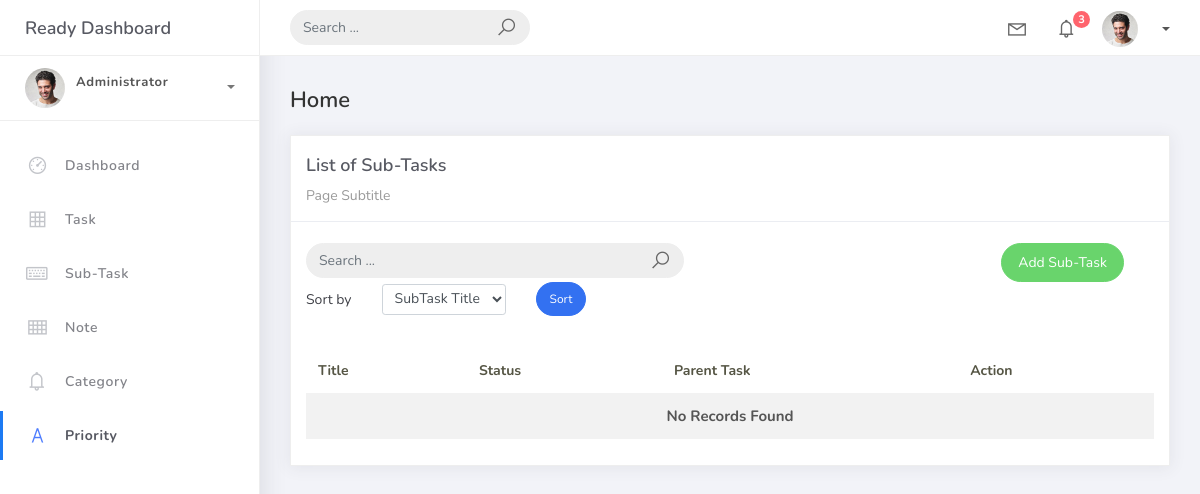
The page /subtask_list on the database as committed earlier.
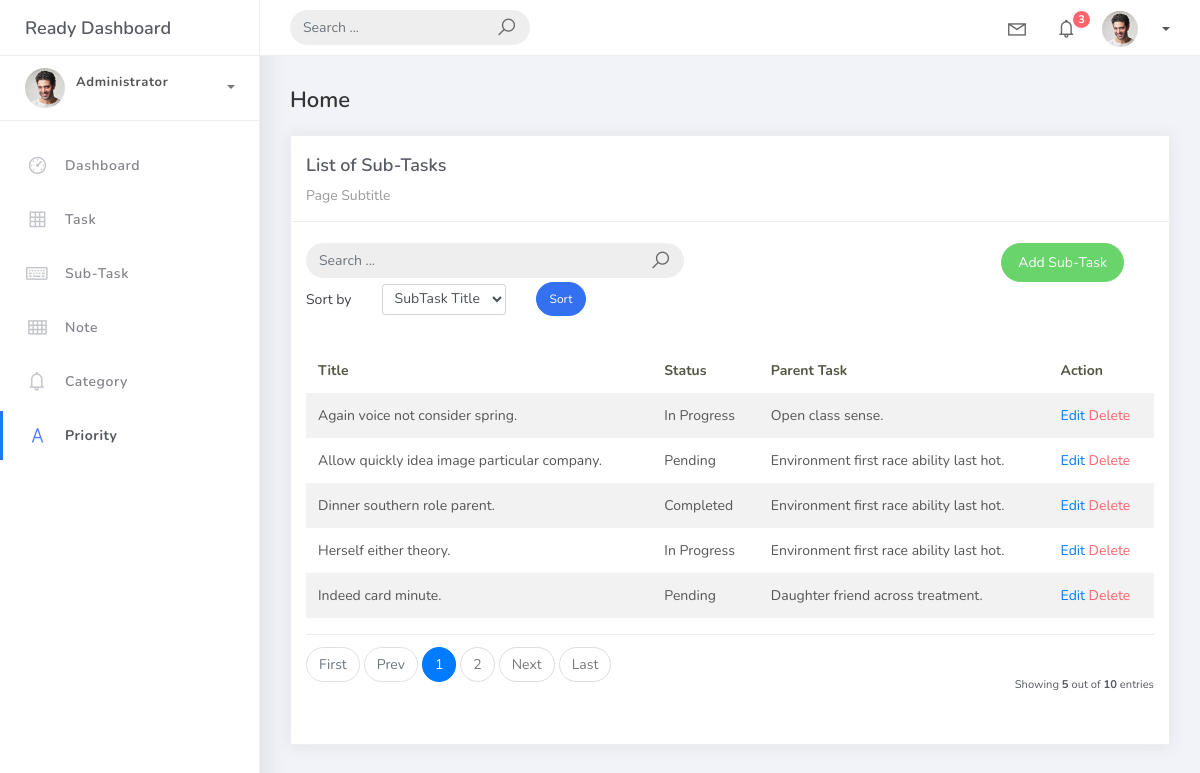
The same page on the database as committed later.
### hangarin/models.py (models this page shows, shortened)
class BaseModel(models.Model):
    created_at = models.DateTimeField(auto_now_add=True, db_index=True)
    updated_at = models.DateTimeField(auto_now=True)
    class Meta:
        abstract = True

class SubTask(BaseModel):
    parent_task = models.ForeignKey(Task, on_delete=models.CASCADE)
    subtask_title = models.CharField(max_length=150)
    subtask_status = models.CharField(max_length=50,choices=[("Pending", "Pending"),("In Progress ", "In Progress"),("Completed", "Completed"), ],default="pending")

class Task(BaseModel):
    task_name = models.CharField(max_length=150)
    task_description = models.TextField(max_length=200)
    task_deadline = models.DateField()
    task_status = models.CharField(max_length=50,choices=[("Pending", "Pending"),("In Progress ", "In Progress"),("Completed", "Completed"), ],default="pending")
    task_category = models.ForeignKey(Category, on_delete=models.CASCADE)
    task_priority = models.ForeignKey(Priority, on_delete=models.CASCADE)
    def __str__(self):
        return self.task_name

### hangarin/views.py (the view)
# urls.py: path('subtask_list', SubTaskListView.as_view(), name='subtask-list'),
class SubTaskListView(ListView):
    model = SubTask
    context_object_name = 'sub-task'
    template_name = "subtask_list.html"
    paginate_by = 5
    ordering = ["subtask_title"]
    def get_queryset(self):
        qs = super().get_queryset()
        query = self.request.GET.get('q')
        if query:
            qs = qs.filter(
                Q(parent_task__task_name__icontains=query) |
                Q(subtask_title__icontains=query) |
                Q(subtask_status__icontains=query)
            )
        return qs
    def get_ordering(self):
        allowed = ["subtask_title", "parent_task__task_name"]
        sort_by = self.request.GET.get("sort_by")
        if sort_by in allowed:
            return sort_by
        return "subtask_title"

### templates/subtask_list.html (shortened to what the changed rows need)
{% extends 'base.html' %} {% load static %} {% block content %}
<div class="content">
    <div class="container-fluid">
        <div class="row">
            <div class="col-md-12">
                <div class="card">
                    <br />
                    <div class="card-body">
                        <table class="table table-striped mt-3">
                            <thead>
                                <tr>
                                    <th scope="col">Title</th>
                                    <th scope="col">Status</th>
                                    <th scope="col">Parent Task</th>
                                    <th scope="col">Action</th>
                                </tr>
                            </thead>
                            <tbody>
                                {% for object in object_list %}
                                <tr>
                                    <td>{{ object.subtask_title}}</td>
                                    <td>{{ object.subtask_status}}</td>
                                    <td>{{ object.parent_task}}</td>
                                    <td>
                                        <a href="subtask_list/{{ object.id }}">Edit</a>
                                        <a href="subtask_list/{{ object.id }}/delete"
                                            class="text-danger">Delete</a>
                                    </td>
                                </tr>
                                {% empty %}
                                <tr>
                                    <td colspan="4" style="text-align: center">
                                        <p class="text-sm font-weight-bold mb-0">No Records Found</p>
                                    </td>
                                </tr>
                                {% endfor %}
                            </tbody>
                        </table>
                        {% include 'includes/pagination.html' %}
                    </div>
                </div>
            </div>
        </div>
        {% endblock %}

Rows that differ between the two databases and show on the page:
added SubTask: subtask_title "Again voice not consider spring.", subtask_status "In Progress", parent_task "Open class sense."
added SubTask: subtask_title "Allow quickly idea image particular company.", subtask_status "Pending", parent_task "Environment first race ability last hot."
added SubTask: subtask_title "Dinner southern role parent.", subtask_status "Completed", parent_task "Environment first race ability last hot."
added SubTask: subtask_title "Herself either theory.", subtask_status "In Progress", parent_task "Environment first race ability last hot."
added SubTask: subtask_title "Indeed card minute.", subtask_status "Pending", parent_task "Daughter friend across treatment."
Other text that changed with them:
{{ object_list.count }}: (not shown) → "5"
{{ paginator.count }}: (not shown) → "10"
text no longer shown: "No Records Found"
text now shown: "First Prev Next Last Showing out of entries"
new list line: "1"
new list line: "2"
